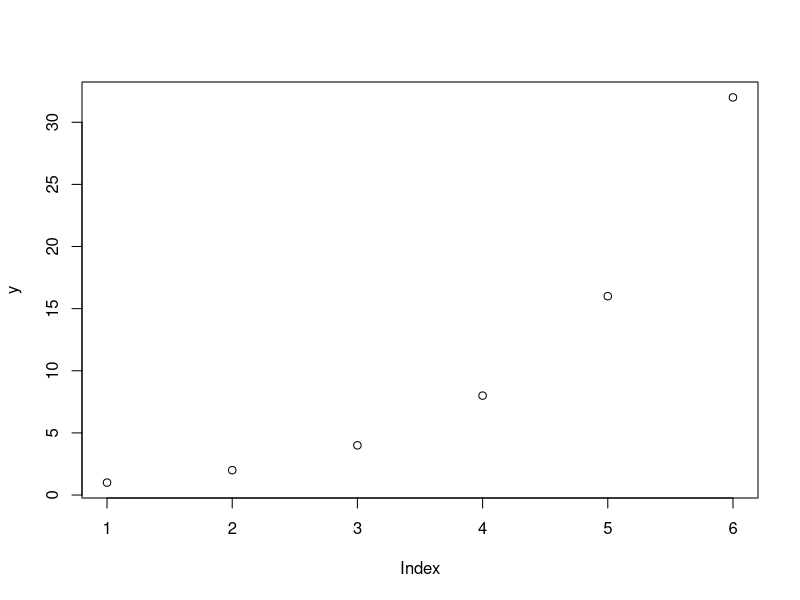
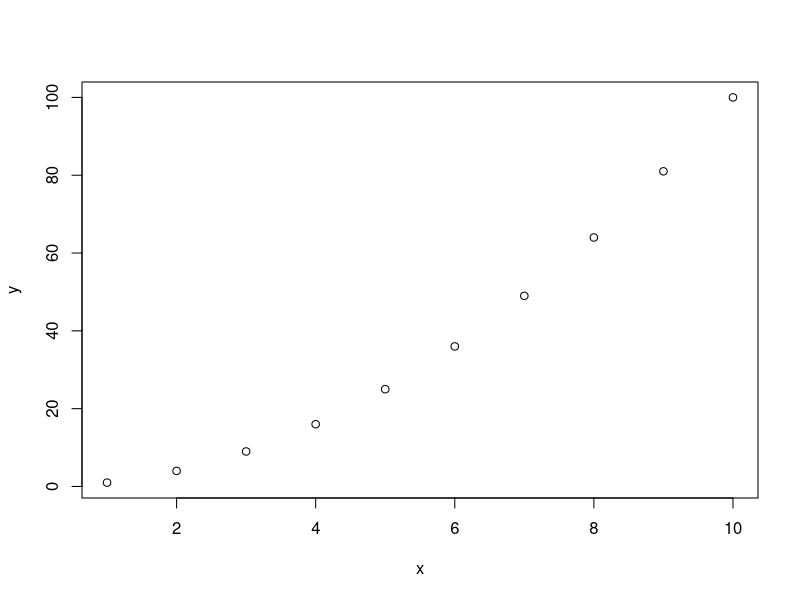
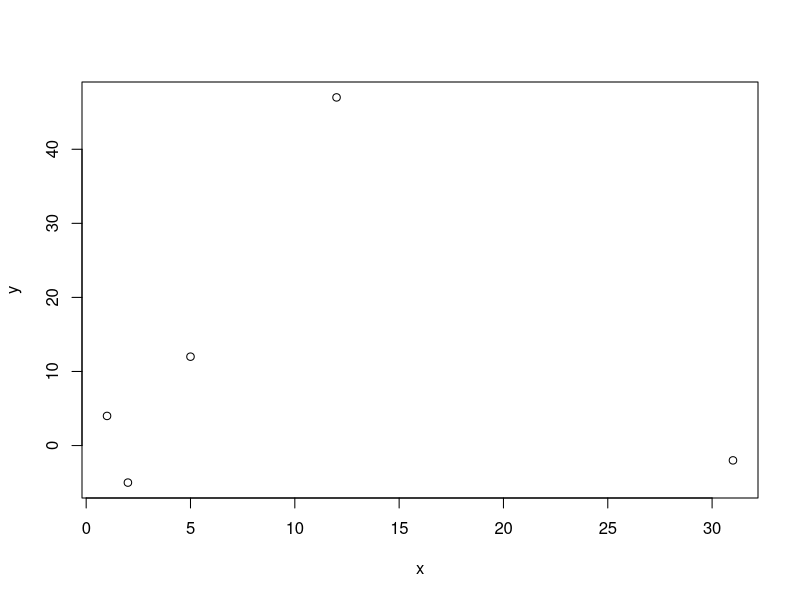
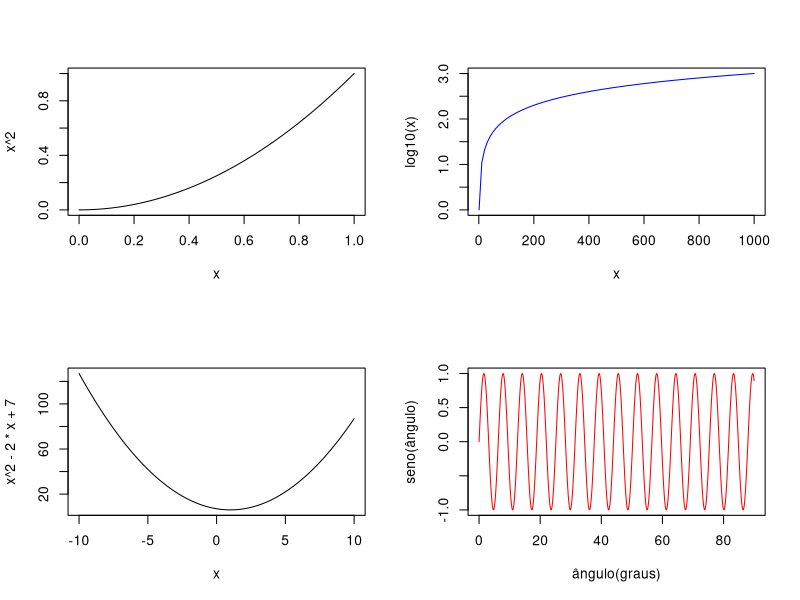

Write R code to recreate these figures, in order.
## ---- chunk 1
y = c(1,2,4,8,16,32)  # vetor de números
plot(y) # comando pra "plotar" o gráfico
## ---- chunk 2
x = 1:10 # vetor de valores de 0 a 10,  com intervalo unitário
y = x^2 # expressão aplicada ao vetor "x"
plot(x,y) # gráfico produzido
## ---- chunk 3
x = c(1,2,5,12,31)
y= c(4,-5,12,47,-2)
plot(x,y)
## ---- chunk 4
par(mfrow=c(2,2)) # estabelece área de plot pra 4 gráficos
curve(x^2) # função quadrática
curve(log10(x), xlim=c(1,1e3), col="blue") # função logarítmica e coloração
curve(x^2-2*x+7, xlim=c(-10,10)) # função quadrática com limites no eixo X
curve(sin(x), from=0, to=90, 
      xlab="ângulo(graus)", ylab="seno(ângulo)", col="red", n=1000) # com etiquetas nos eixos
par(mfrow=c(1,1)) # volta à janela gráfica normal
